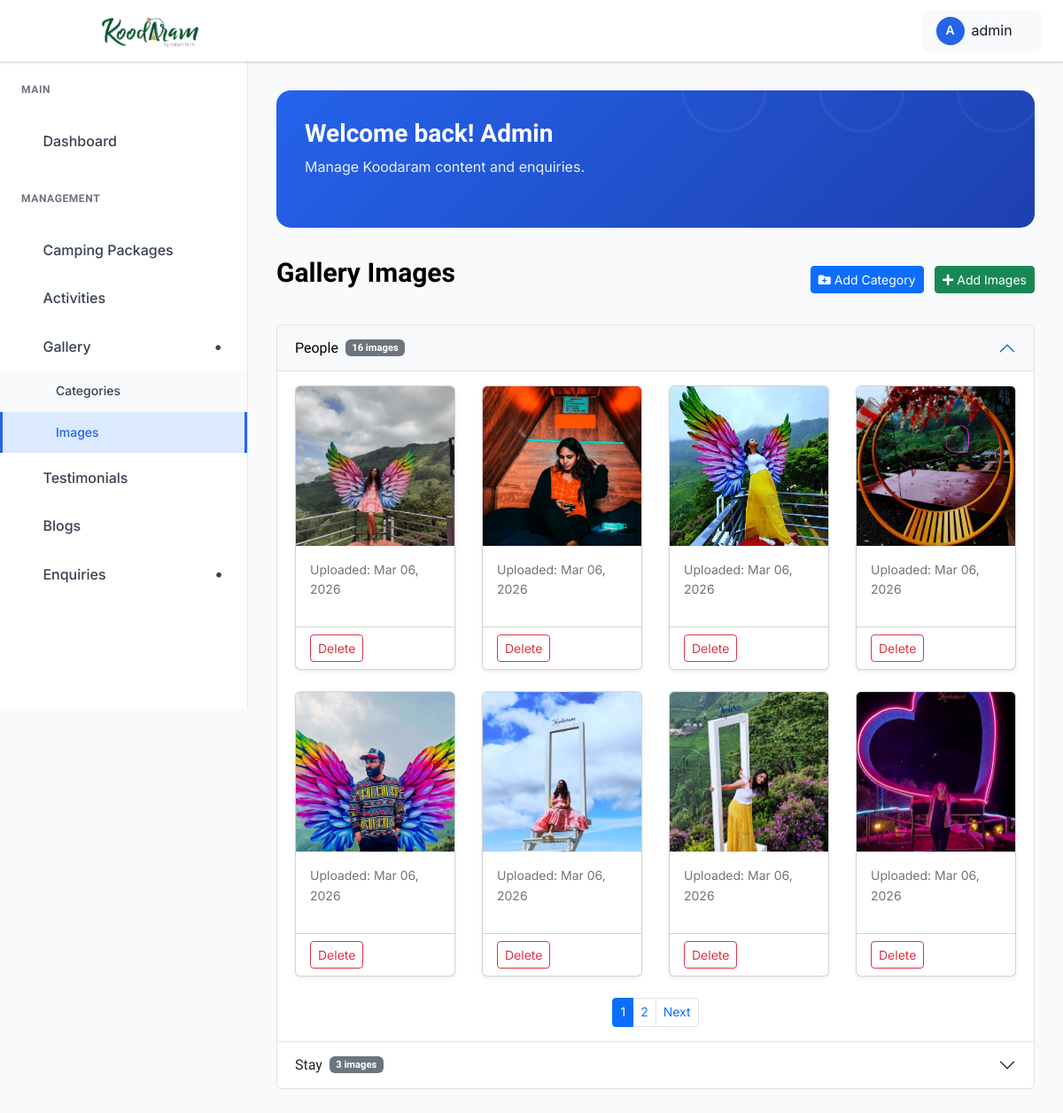
The app's page /dashboard/gallery/ (signed in), older data.
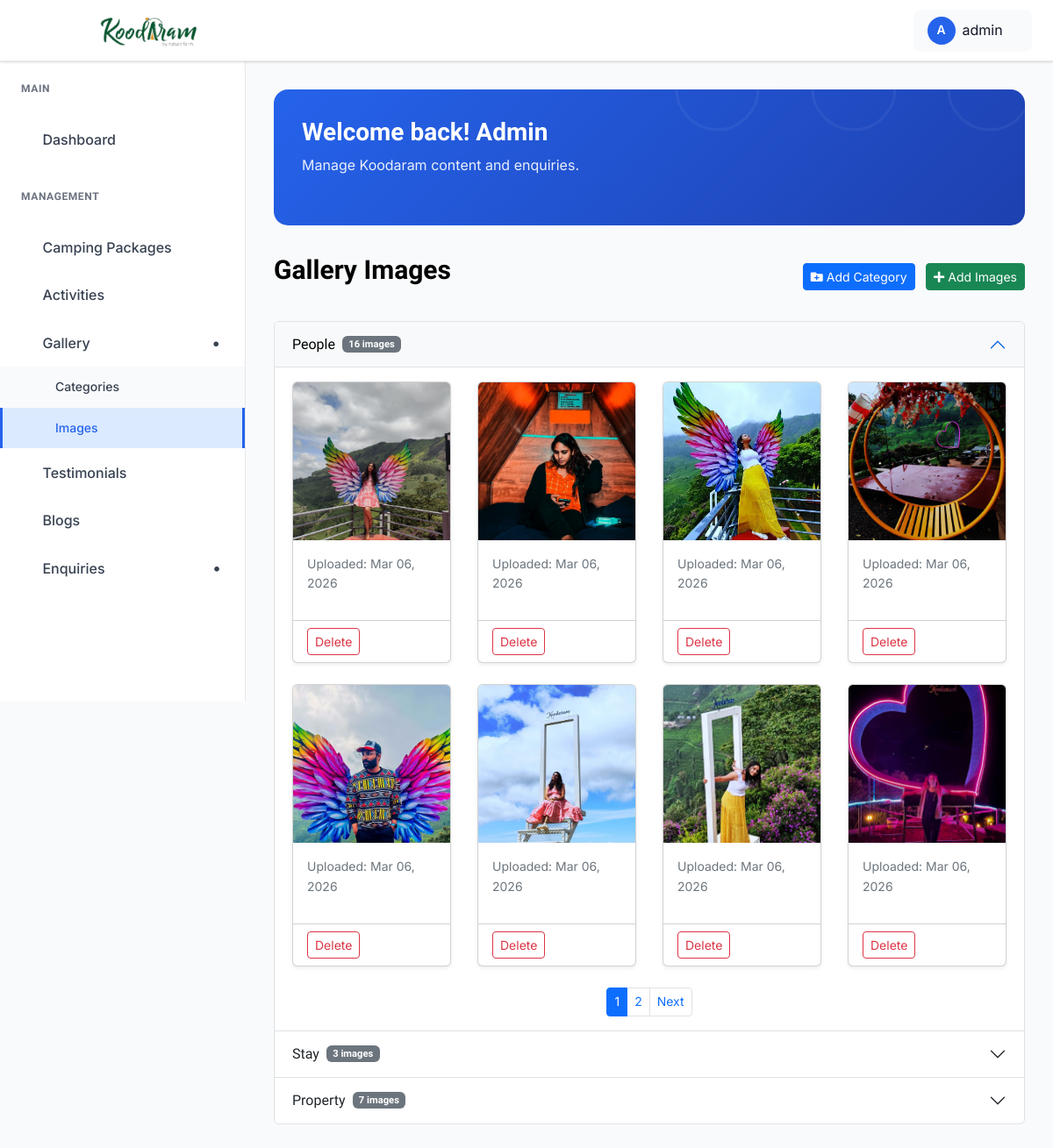
The same page, newer data.
### koodaram_app/models.py (models this page shows, shortened)
class Category(models.Model):
    name = models.CharField(max_length=100, unique=True)
    created_at = models.DateTimeField(auto_now_add=True)
    class Meta:
        verbose_name_plural = "Categories"

class OptimizedImageModel(models.Model):
    image_fields = []
    class Meta:
        abstract = True

class GalleryImage(OptimizedImageModel):
    image_fields = ["image"]
    category = models.ForeignKey(
        Category, on_delete=models.CASCADE, related_name="images"
    )
    title = models.CharField(max_length=150, blank=True, null=True)
    image = models.ImageField(upload_to="gallery/")
    uploaded_at = models.DateTimeField(auto_now_add=True)

### koodaram_app/views.py (the view)
# urls.py: path("dashboard/gallery/", views.gallery_images, name="list_image"),
@login_required(login_url="admin_login")
def gallery_images(request):
    categories = Category.objects.all().prefetch_related("images")
    category_pages = {}
    for category in categories:
        images_qs = category.images.all().order_by("-uploaded_at")
        paginator = Paginator(images_qs, 8)
        page_number = request.GET.get(f"page_{category.id}", 1)
        try:
            page_obj = paginator.page(page_number)
        except PageNotAnInteger:
            page_obj = paginator.page(1)
        except EmptyPage:
            page_obj = paginator.page(paginator.num_pages)
        category_pages[category.id] = page_obj
    return render(
        request, "admin_pages/image_list.html",
        {"categories": categories, "category_pages": category_pages},
    )

### koodaram_app/context_processors.py (called while the page is built)
def _star_parts(rating: float) -> list[str]:
    rating = max(0.0, min(5.0, float(rating)))
    full = int(rating)
    remainder = rating - full
    half = 1 if remainder >= 0.25 and remainder < 0.75 else 0
    if remainder >= 0.75:
        full = min(5, full + 1)
    empty = max(0, 5 - full - half)
    return (["full"] * full) + (["half"] * half) + (["empty"] * empty)

def google_reviews(request) -> dict[str, Any]:
    rating = getattr(settings, "GOOGLE_REVIEW_RATING", 0.0)
    count = getattr(settings, "GOOGLE_REVIEW_COUNT", 0)
    url = getattr(settings, "GOOGLE_REVIEW_URL", "")
    return {
        "google_review_rating": rating,
        "google_review_count": count,
        "google_review_url": url,
        "google_review_stars": _star_parts(rating),
    }

### templates/admin_pages/image_list.html (shortened to what the changed rows need)
{% extends "admin_pages/base.html" %}
{% load static %}
{% block content %}
<div class="dashboard__form__wraper">
    <div class="accordion" id="categoriesAccordion">
        {% for category in categories %}
        <div class="accordion-item">
            <h2 class="accordion-header" id="heading{{ category.id }}">
                <button class="accordion-button {% if not forloop.first %}collapsed{% endif %}" type="button"
                        data-bs-toggle="collapse" data-bs-target="#collapse{{ category.id }}"
                        aria-expanded="{% if forloop.first %}true{% else %}false{% endif %}"
                        aria-controls="collapse{{ category.id }}">
                    {{ category.name }}
                    <span class="badge bg-secondary ms-2">{{ category.images.count }} images</span>
                </button>
            </h2>
            <div id="collapse{{ category.id }}"
                 class="accordion-collapse collapse {% if forloop.first %}show{% endif %}"
                 aria-labelledby="heading{{ category.id }}" data-bs-parent="#categoriesAccordion">
                <div class="accordion-body">
                    {% for cat_id, page_obj in category_pages.items %}
                        {% if cat_id == category.id %}
                            {% if page_obj.object_list %}
                            <div class="row">
                                {% for image in page_obj %}
                                <div class="col-md-3 col-sm-4 col-6 mb-4">
                                    <div class="card h-100 shadow-sm">
                                        <img src="{{ image.image.url }}"
                                             class="card-img-top"
                                             alt="{{ image.title|default:image.image.name }}"
                                             style="height: 180px; object-fit: cover;">
                                        <div class="card-body">
                                            <p class="text-muted small">Uploaded: {{ image.uploaded_at|date:"M d, Y" }}</p>
                                        </div>
                                        <div class="card-footer bg-transparent d-flex justify-content-between">
                                            <button class="btn btn-sm btn-outline-danger" data-bs-toggle="modal" data-bs-target="#deleteImageModal{{ image.id }}">Delete</button>
                                        </div>
                                    </div>
                                </div>
                                {% endfor %}
                            </div>
                            <nav>
                                <ul class="pagination pagination-sm justify-content-center">
                                    {% for num in page_obj.paginator.page_range %}
                                        {% if num <= page_obj.number|add:3 and num >= page_obj.number|add:-3 %}
                                            <li class="page-item {% if page_obj.number == num %}active{% endif %}">
                                                <a class="page-link" href="?page_{{ category.id }}={{ num }}">{{ num }}</a>
                                            </li>
                                        {% endif %}
                                    {% endfor %}
                                    {% if page_obj.has_next %}
                                        <li class="page-item">
                                            <a class="page-link" href="?page_{{ category.id }}={{ page_obj.next_page_number }}">Next</a>
                                        </li>
                                    {% endif %}
                                </ul>
                            </nav>
                            {% else %}
                            <p class="text-muted">No images found in this category.</p>
                            {% endif %}
                        {% endif %}
                    {% endfor %}
                </div>
            </div>
        </div>
        {% endfor %}
    </div>
</div>
{% endblock %}

Row changes from the older to the newer data that the page shows:
added Category: name "Property", images.count "7"
